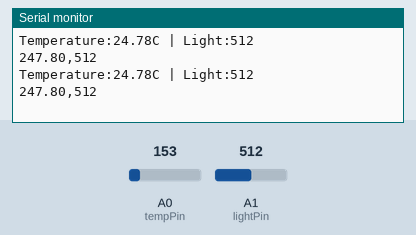
Recording of a sketch running on a simulated Arduino Uno, built with avr-gcc and run on an emulated ATmega328P. Shown: the last lines printed to the serial monitor. The inputs (shaded band) are chosen by the test bench; at power-on: A0 (tempPin) = 153, A1 (lightPin) = 512.

Above: at 1.8 s.
1.9 s: A0 (tempPin) set to 165
At 2.8 s:
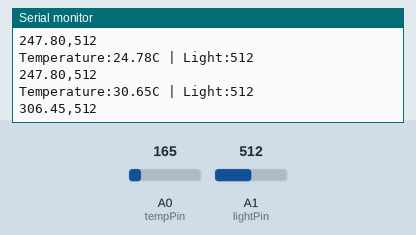
3.4 s: A1 (lightPin) set to 716
At 4.7 s:
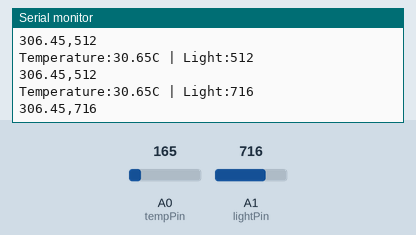
4.9 s: A0 (tempPin) set to 175
At 5.6 s:
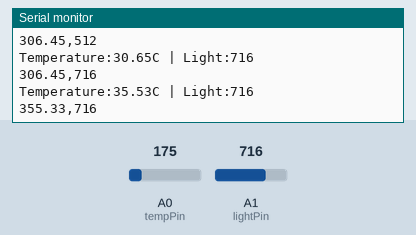
6.4 s: A1 (lightPin) set to 900
At 7.8 s:
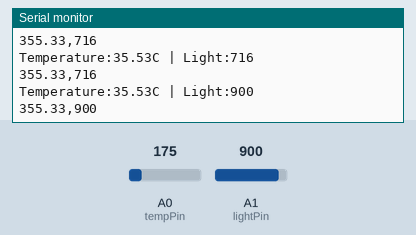
Timing chart, 0 to 8.9 s (numbered marks = the images above; inputs shaded):
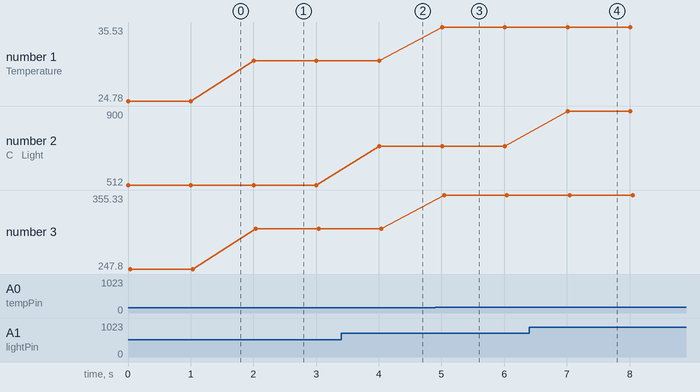

Measured:
- after the input at 1.9 s, the serial monitor: prints a new line after 0.10 s (image 1)
- after the input at 3.4 s, the serial monitor: prints a new line after 0.61 s (image 2)
- after the input at 4.9 s, the serial monitor: prints a new line after 0.11 s (image 3)
- after the input at 6.4 s, the serial monitor: prints a new line after 0.61 s (image 4)
- plotted number 1: 24.78 → 30.65 after the input at 1.9 s, 30.65 → 35.53 after the input at 4.9 s
- plotted number 2: 512 → 716 after the input at 3.4 s, 716 → 900 after the input at 6.4 s
- plotted number 3: 247.8 → 306.45 after the input at 1.9 s, 306.45 → 355.33 after the input at 4.9 s

The sketch:

code.ino
```cpp
const int tempPin = A0;
const int lightPin = A1;

void setup() {
  Serial.begin(9600);
}

void loop() {

  int tempValue = analogRead(tempPin);


  float voltage = tempValue * (5.0 / 1023.0);


  float temperatureC = (voltage - 0.5) * 100;

  int lightValue = analogRead(lightPin);


  Serial.print("Temperature:");
  Serial.print(temperatureC);
  Serial.print("C | Light:");
  Serial.println(lightValue);

  Serial.print(temperatureC * 10);
  Serial.print(",");
  Serial.println(lightValue);

  delay(1000);
}
```
